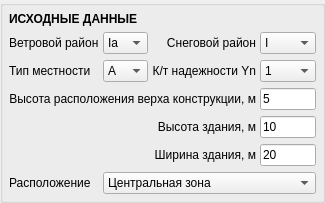
           <widget class="QGroupBox" name="groupBox">
            <property name="layoutDirection">
             <enum>Qt::LeftToRight</enum>
            </property>
            <property name="title">
             <string />
            </property>
            <layout class="QGridLayout" name="gridLayout_src">
             <property name="leftMargin">
              <number>6</number>
             </property>
             <property name="topMargin">
              <number>6</number>
             </property>
             <property name="rightMargin">
              <number>6</number>
             </property>
             <property name="bottomMargin">
              <number>6</number>
             </property>
             <property name="horizontalSpacing">
              <number>4</number>
             </property>
             <item row="0" column="0" colspan="4">
              <widget class="QLabel" name="label_30">
               <property name="text">
                <string>&lt;html&gt;&lt;head/&gt;&lt;body&gt;&lt;p&gt;&lt;span style=" font-weight:700;"&gt;ИСХОДНЫЕ ДАННЫЕ&lt;/span&gt;&lt;/p&gt;&lt;/body&gt;&lt;/html&gt;</string>
               </property>
              </widget>
             </item>
             <item row="1" column="0">
              <widget class="QLabel" name="label">
               <property name="toolTip">
                <string>&lt;html&gt;&lt;head/&gt;&lt;body&gt;&lt;p&gt;Выбор снегового района.&lt;/p&gt;&lt;/body&gt;&lt;/html&gt;</string>
               </property>
               <property name="text">
                <string>Ветровой район</string>
               </property>
              </widget>
             </item>
             <item row="1" column="1">
              <widget class="QComboBox" name="comboBox">
               <property name="toolTip">
                <string>&lt;html&gt;&lt;head/&gt;&lt;body&gt;&lt;p&gt;Выбор ветрового района согласно карте районирования и таблице 11.1 СП 20.13330.2016. &lt;/p&gt;&lt;p&gt;    • **I район** — 0,23 кПа (23 кгс/м²) &lt;/p&gt;&lt;p&gt;   • **II район** — 0,30 кПа (30 кгс/м²) &lt;/p&gt;&lt;p&gt;    • **III район** — 0,38 кПа (38 кгс/м²) &lt;/p&gt;&lt;p&gt;    • **IV район** — 0,48 кПа (48 кгс/м²) &lt;/p&gt;&lt;p&gt;    • **V район** — 0,60 кПа (60 кгс/м²) &lt;/p&gt;&lt;p&gt;    • **VI район** — 0,73 кПа (73 кгс/м²) &lt;/p&gt;&lt;p&gt;    • **VII район** — 0,85 кПа (85 кгс/м²) &lt;/p&gt;&lt;p&gt;    *Примечание: Значение определяет нормативное ветровое давление w0.* &lt;/p&gt;&lt;/body&gt;&lt;/html&gt;</string>
               </property>
               <property name="whatsThis">
                <string>&lt;html&gt;&lt;head/&gt;&lt;body&gt;&lt;p&gt;пчсмптчмспт чапорычавп чяаврчяваиявеи&lt;/p&gt;&lt;/body&gt;&lt;/html&gt;</string>
               </property>
               <item>
                <property name="text">
                 <string>Ia</string>
                </property>
               </item>
               <item>
                <property name="text">
                 <string>I</string>
                </property>
               </item>
               <item>
                <property name="text">
                 <string>II</string>
                </property>
               </item>
               <item>
                <property name="text">
                 <string>III</string>
                </property>
               </item>
               <item>
                <property name="text">
                 <string>IV</string>
                </property>
               </item>
               <item>
                <property name="text">
                 <string>V</string>
                </property>
               </item>
               <item>
                <property name="text">
                 <string>VI</string>
                </property>
               </item>
               <item>
                <property name="text">
                 <string>VII</string>
                </property>
               </item>
              </widget>
             </item>
             <item row="1" column="2">
              <widget class="QLabel" name="label_2">
               <property name="text">
                <string>Снеговой район</string>
               </property>
               <property name="alignment">
                <set>Qt::AlignRight|Qt::AlignTrailing|Qt::AlignVCenter</set>
               </property>
              </widget>
             </item>
             <item row="1" column="3">
              <widget class="QComboBox" name="comboBox_2">
               <property name="toolTip">
                <string>&lt;html&gt;&lt;head/&gt;&lt;body&gt;&lt;p&gt;    Выбор снегового района по карте районирования (СП 20.13330.2016). &lt;/p&gt;&lt;p&gt;    • **I район** — 0,5 кПа (50 кгс/м²) &lt;/p&gt;&lt;p&gt;    • **II район** — 1,0 кПа (100 кгс/м²) &lt;/p&gt;&lt;p&gt;    • **III район** — 1,5 кПа (150 кгс/м²) &lt;/p&gt;&lt;p&gt;    • **IV район** — 2,0 кПа (200 кгс/м²) &lt;/p&gt;&lt;p&gt;    • **V район** — 3,0 кПа (300 кгс/м²) &lt;/p&gt;&lt;p&gt;    • **VI район** — 4,0 кПа (400 кгс/м²) &lt;/p&gt;&lt;p&gt;    • **VII район** — 5,0 кПа (500 кгс/м²) &lt;/p&gt;&lt;p&gt;    • **VIII район** — 6,0 кПа (600 кгс/м²) &lt;/p&gt;&lt;/body&gt;&lt;/html&gt;</string>
               </property>
               <item>
                <property name="text">
                 <string>I</string>
                </property>
               </item>
               <item>
                <property name="text">
                 <string>II</string>
                </property>
               </item>
               <item>
                <property name="text">
                 <string>III</string>
                </property>
               </item>
               <item>
                <property name="text">
                 <string>IV</string>
                </property>
               </item>
               <item>
                <property name="text">
                 <string>V</string>
                </property>
               </item>
               <item>
                <property name="text">
                 <string>VI</string>
                </property>
               </item>
               <item>
                <property name="text">
                 <string>VII</string>
                </property>
               </item>
               <item>
                <property name="text">
                 <string>VIII</string>
                </property>
               </item>
              </widget>
             </item>
             <item row="2" column="0">
              <widget class="QLabel" name="label_3">
               <property name="toolTip">
                <string>&lt;html&gt;&lt;head/&gt;&lt;body&gt;&lt;p&gt;A — открытые побережья морей, озер и водохранилищ, сельские местности, в том числе с постройками высотой менее 10 м, пустыни, степи, лесостепи, тундра; &lt;/p&gt;&lt;p&gt;В — городские территории, лесные массивы и другие местности, равномерно покрытые препятствиями высотой более 10 м; &lt;/p&gt;&lt;p&gt;С — городские районы с плотной застройкой зданиями высотой более 25 м &lt;/p&gt;&lt;/body&gt;&lt;/html&gt;</string>
               </property>
               <property name="text">
                <string>Тип местности</string>
               </property>
              </widget>
             </item>
             <item row="2" column="1">
              <widget class="QComboBox" name="comboBox_3">
               <property name="toolTip">
                <string>&lt;html&gt;&lt;head/&gt;&lt;body&gt;&lt;p&gt;    • **A** — Открытые побережья морей, озер, пустыни, степи, сельская местность с постройками ниже 10 м. &lt;/p&gt;&lt;p&gt;    • **B** — Городские территории, лесные массивы, равномерно покрытые препятствиями высотой более 10 м. &lt;/p&gt;&lt;p&gt;    • **C** — Городские районы с плотной застройкой зданиями выше 25 м. &lt;/p&gt;&lt;/body&gt;&lt;/html&gt;</string>
               </property>
               <item>
                <property name="text">
                 <string>A</string>
                </property>
               </item>
               <item>
                <property name="text">
                 <string>B</string>
                </property>
               </item>
               <item>
                <property name="text">
                 <string>C</string>
                </property>
               </item>
              </widget>
             </item>
             <item row="2" column="2">
              <widget class="QLabel" name="label_33">
               <property name="toolTip">
                <string>&lt;html&gt;&lt;head/&gt;&lt;body&gt;&lt;p&gt;A — открытые побережья морей, озер и водохранилищ, сельские местности, в том числе с постройками высотой менее 10 м, пустыни, степи, лесостепи, тундра; &lt;/p&gt;&lt;p&gt;В — городские территории, лесные массивы и другие местности, равномерно покрытые препятствиями высотой более 10 м; &lt;/p&gt;&lt;p&gt;С — городские районы с плотной застройкой зданиями высотой более 25 м &lt;/p&gt;&lt;/body&gt;&lt;/html&gt;</string>
               </property>
               <property name="text">
                <string>К/т надежности Υn</string>
               </property>
               <property name="alignment">
                <set>Qt::AlignRight|Qt::AlignTrailing|Qt::AlignVCenter</set>
               </property>
              </widget>
             </item>
             <item row="2" column="3">
              <widget class="QComboBox" name="comboBox_14">
               <property name="toolTip">
                <string>&lt;html&gt;&lt;head/&gt;&lt;body&gt;&lt;p&gt;&lt;span style=" font-family:'Calibri','sans-serif';"&gt;Коэффициент надежности по ответственности здания.&lt;/span&gt;&lt;/p&gt;&lt;/body&gt;&lt;/html&gt;</string>
               </property>
               <item>
                <property name="text">
                 <string>1</string>
                </property>
               </item>
               <item>
                <property name="text">
                 <string>1,1</string>
                </property>
               </item>
               <item>
                <property name="text">
                 <string>1,2</string>
                </property>
               </item>
              </widget>
             </item>
             <item row="3" column="0" colspan="3">
              <widget class="QLabel" name="label_4">
               <property name="text">
                <string>Высота расположения верха конструкции, м</string>
               </property>
               <property name="alignment">
                <set>Qt::AlignRight|Qt::AlignTrailing|Qt::AlignVCenter</set>
               </property>
              </widget>
             </item>
             <item row="3" column="3">
              <widget class="QLineEdit" name="lineEdit">
               <property name="sizePolicy">
                <sizepolicy hsizetype="Preferred" vsizetype="Fixed">
                 <horstretch>0</horstretch>
                 <verstretch>0</verstretch>
                </sizepolicy>
               </property>
               <property name="minimumSize">
                <size>
                 <width>44</width>
                 <height>0</height>
                </size>
               </property>
               <property name="maximumSize">
                <size>
                 <width>56</width>
                 <height>16777215</height>
                </size>
               </property>
               <property name="toolTip">
                <string>&lt;html&gt;&lt;head/&gt;&lt;body&gt;&lt;p&gt;Расстояние от уровня земли до верхней точки рассчитываемого витража (отметка z). Этот параметр нужен для точного определения ветрового давления на конкретном уровне здания, особенно если витраж расположен не на всю высоту. &lt;/p&gt;&lt;p&gt;Важно: для высоких и узких зданий (случай &amp;quot;в&amp;quot; по СП 20.13330.2016) давление ветра меняется с высотой, и эта отметка влияет на расчет коэффициента k(ze). В большинстве других случаев для расчета используется общая высота здания. &lt;/p&gt;&lt;/body&gt;&lt;/html&gt;</string>
               </property>
               <property name="text">
                <string>5</string>
               </property>
              </widget>
             </item>
             <item row="4" column="0" colspan="3">
              <widget class="QLabel" name="label_5">
               <property name="text">
                <string>Высота здания, м</string>
               </property>
               <property name="alignment">
                <set>Qt::AlignRight|Qt::AlignTrailing|Qt::AlignVCenter</set>
               </property>
              </widget>
             </item>
             <item row="4" column="3">
              <widget class="QLineEdit" name="lineEdit_2">
               <property name="sizePolicy">
                <sizepolicy hsizetype="Preferred" vsizetype="Fixed">
                 <horstretch>0</horstretch>
                 <verstretch>0</verstretch>
                </sizepolicy>
               </property>
               <property name="minimumSize">
                <size>
                 <width>44</width>
                 <height>0</height>
                </size>
               </property>
               <property name="maximumSize">
                <size>
                 <width>56</width>
                 <height>16777215</height>
                </size>
               </property>
               <property name="toolTip">
                <string>&lt;html&gt;&lt;head/&gt;&lt;body&gt;&lt;p&gt;Расстояние от уровня земли до верхней точки рассчитываемого витража (отметка z). Этот параметр нужен для точного определения ветрового давления на конкретном уровне здания, особенно если витраж расположен не на всю высоту. &lt;/p&gt;&lt;p&gt;Важно: для высоких и узких зданий (случай &amp;quot;в&amp;quot; по СП 20.13330.2016) давление ветра меняется с высотой, и эта отметка влияет на расчет коэффициента k(ze). В большинстве других случаев для расчета используется общая высота здания. &lt;/p&gt;&lt;/body&gt;&lt;/html&gt;</string>
               </property>
               <property name="text">
                <string>10</string>
               </property>
              </widget>
             </item>
             <item row="5" column="0" colspan="3">
              <widget class="QLabel" name="label_6">
               <property name="text">
                <string>Ширина здания, м</string>
               </property>
               <property name="alignment">
                <set>Qt::AlignRight|Qt::AlignTrailing|Qt::AlignVCenter</set>
               </property>
              </widget>
             </item>
             <item row="5" column="3">
              <widget class="QLineEdit" name="lineEdit_3">
               <property name="sizePolicy">
                <sizepolicy hsizetype="Preferred" vsizetype="Fixed">
                 <horstretch>0</horstretch>
                 <verstretch>0</verstretch>
                </sizepolicy>
               </property>
               <property name="minimumSize">
                <size>
                 <width>44</width>
                 <height>0</height>
                </size>
               </property>
               <property name="maximumSize">
                <size>
                 <width>56</width>
                 <height>16777215</height>
                </size>
               </property>
               <property name="toolTip">
                <string>&lt;html&gt;&lt;head/&gt;&lt;body&gt;&lt;p&gt;Размер здания в осях (или по фасаду) в горизонтальном направлении. Используется для определения размера угловых зон (10% от ширины, но не менее 2 метров). &lt;/p&gt;&lt;/body&gt;&lt;/html&gt;</string>
               </property>
               <property name="text">
                <string>20</string>
               </property>
              </widget>
             </item>
             <item row="6" column="0">
              <widget class="QLabel" name="label_7">
               <property name="text">
                <string>Расположение</string>
               </property>
              </widget>
             </item>
             <item row="6" column="1" colspan="3">
              <widget class="QComboBox" name="comboBox_4">
               <property name="toolTip">
                <string>&lt;html&gt;&lt;head/&gt;&lt;body&gt;&lt;p&gt;Краевая зона — cp = 2.2 (ветровая нагрузка почти в 2 раза выше). &lt;/p&gt;&lt;p&gt;для стоек, находящихся ближе 2 метров (или 10% ширины здания) от угла. &lt;/p&gt;&lt;p&gt;Центральная Зона — cp = 1.2 (стандартная нагрузка). &lt;/p&gt;&lt;/body&gt;&lt;/html&gt;</string>
               </property>
               <item>
                <property name="text">
                 <string>Центральная зона</string>
                </property>
               </item>
               <item>
                <property name="text">
                 <string>Краевая зона</string>
                </property>
               </item>
              </widget>
             </item>
            </layout>
           </widget>
